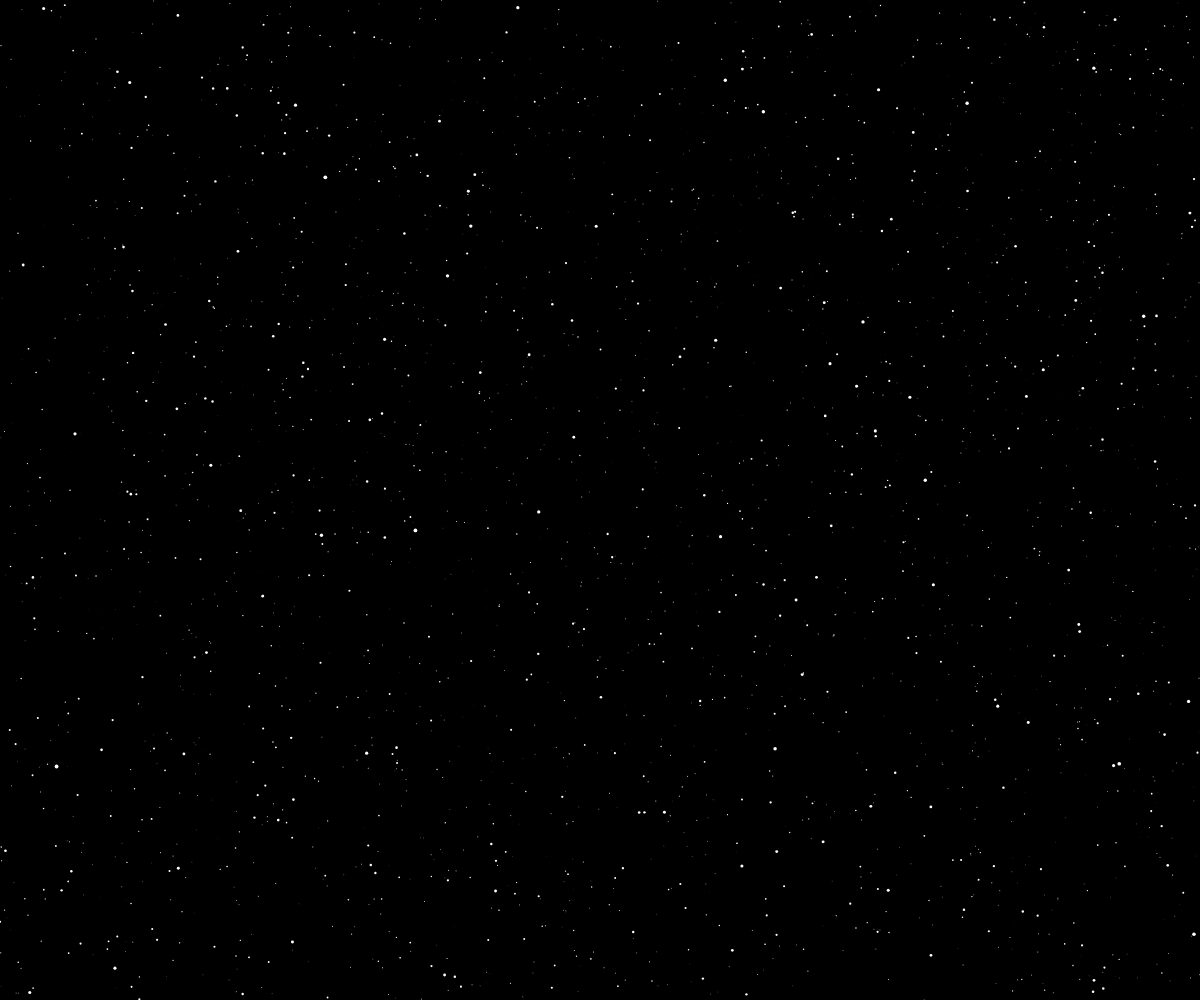
Frame 1 (no input)
Frame 60 (no input): identical to frame 1, image omitted
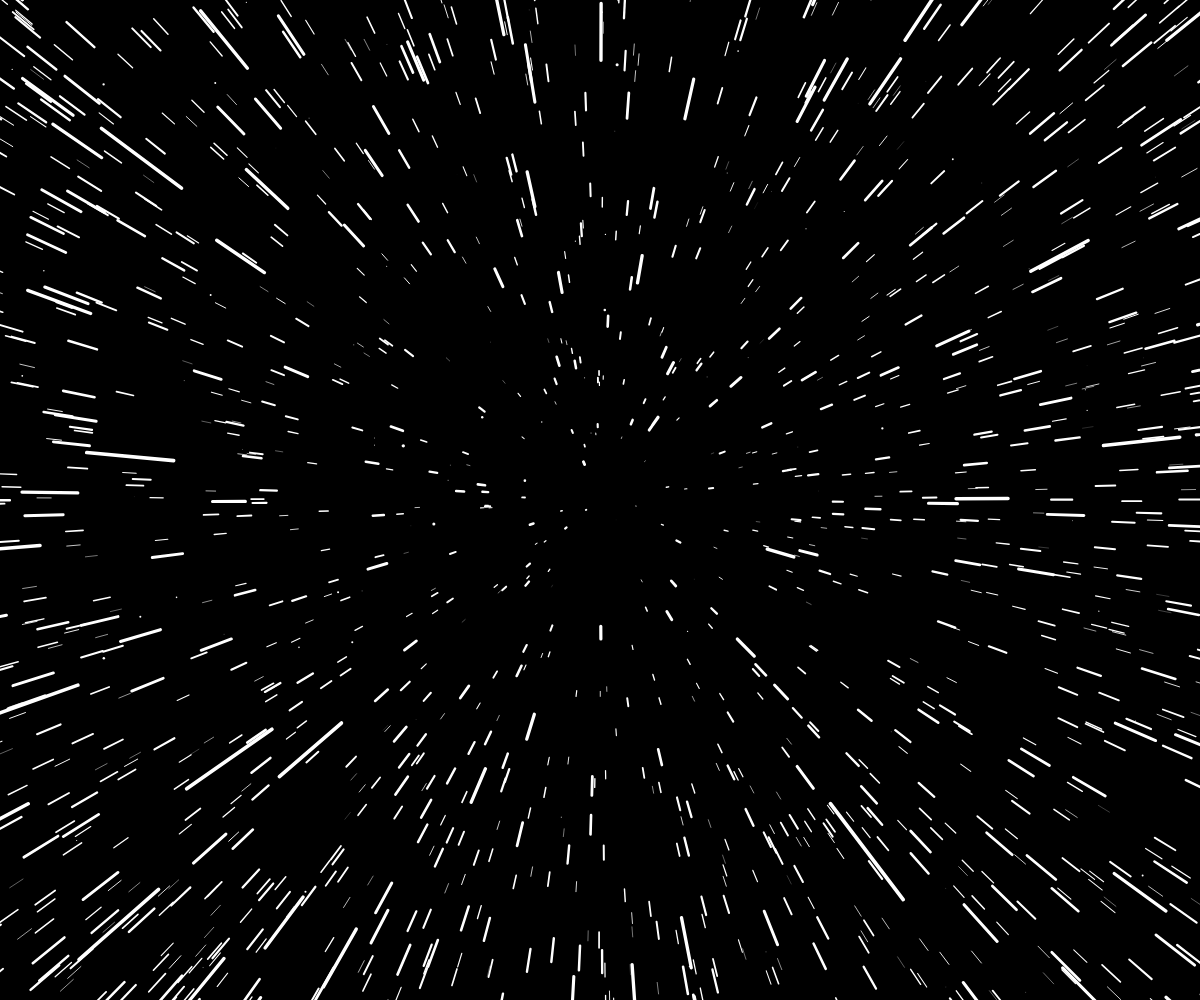
Frame 120 (the mouse pressed at the canvas centre since frame 60)

The p5.js sketch that drew these frames (run headless with seeded random() and noise() and a simulated clock; from frame 60 on, the mouse is pressed at the canvas centre):

// p5.js sketch
// ── sketch.js
let stars = [];
let speed = 5;
const STAR_COUNT = 25000;


function fixed_locs () { return random([-10, 10]); }
function random_range () { return random(-1, 1); }
function random_forward () { return random(-10, -1); }
function random_backward () { return random(1, 10); }
function random_height () { return random(-height, height); }
function random_width () { return random(-width, width); }
function random_depth () { return random(20, width); }
function fixed_zero () { return 0; }
function fixed_width () { return width; }
function fixed_speed () { return -10; }

let x_init = random_width;
let y_init = random_height;
let z_init = random_depth;

let x_speed = fixed_zero;
let y_speed = fixed_zero;
let z_speed = fixed_speed;

class Star {

  constructor() {
    this.x = x_init();
    this.y = y_init();
    this.z = z_init();
    this.pz = this.z;

    this.speed = { x: x_speed(), y: y_speed(), z: z_speed() };
  }

  update() {
    this.z = this.z + speed * this.speed.z;
    this.x = this.x + speed * this.speed.x;
    this.y = this.y + speed * this.speed.y;
    if (this.z < 1 || this.z > width) {
      this.x = x_init();
      this.y = y_init();
      this.z = z_init();
      this.pz = this.z;
    }
  }

  show() {
    fill(255);
    noStroke();

    let sx = map(this.x / this.z, 0, 1, 0, width);
    let sy = map(this.y / this.z, 0, 1, 0, height);

    let r = map(this.z, 0, width, 4, 0);
    //ellipse(sx, sy, r, r);

    let px = map(this.x / this.pz, 0, 1, 0, width);
    let py = map(this.y / this.pz, 0, 1, 0, height);

    this.pz = this.z;

    stroke(255);
    strokeWeight(r);
    line(px, py, sx, sy);

  }
}

function initStars()
{
  for (var i = 0; i < STAR_COUNT; i++)
  {
    stars[i] = new Star();
  }
}


function setup() {
  createCanvas(windowWidth, windowHeight);
  initStars();
}

function draw() {
  speed = map(mouseX, 0, width, 0, 5);
  background(0);
  translate(width / 2, height / 2);
  for (let i = 0; i < stars.length; i++) {
    stars[i].update();
    stars[i].show();
  }
}

function doubleClicked()
{
  var fs = fullscreen();
  fullscreen(!fs);
  if (fs)
  {
    cursor(ARROW);
  }
  else
  {
    noCursor();
  }
}

function windowResized()
{
  resizeCanvas(windowWidth, windowHeight);
}

function keyPressed()
{
  if ( key === ' ' )
  {
    initStars();
  }

  if (key === 'a')
  {
    x_init = random_width;
    y_init = random_height;
    z_init = random_depth;
    x_speed = fixed_zero;
    y_speed = fixed_zero;
    z_speed = fixed_speed;

    initStars();
  }

  if (key === 'b')
  {
    x_init = random_width;
    y_init = random_height;
    z_init = random_depth;
    x_speed = fixed_zero;
    y_speed = fixed_zero;
    z_speed = random_range;

    initStars();
  }

  if (key === 'w')
  {
    x_init = fixed_locs;
    y_init = random_height;
    z_init = random_depth;
    x_speed = fixed_zero;
    y_speed = fixed_zero;
    z_speed = fixed_speed;

    initStars();
  }

  if (key === 'h')
  {
    y_init = fixed_locs;
    x_init = random_height;
    z_init = random_depth;
    x_speed = fixed_zero;
    y_speed = fixed_zero;
    z_speed = fixed_speed;

    initStars();
  }

  if (key === 's')
  {
    x_init = fixed_locs;
    y_init = random_height;
    z_init = random_depth;
    x_speed = fixed_zero;
    y_speed = fixed_zero;
    z_speed = random_forward;

    initStars();
  }

  if (key === 'd')
  {
    x_init = fixed_locs;
    y_init = random_height;
    z_init = random_depth;
    x_speed = fixed_zero;
    y_speed = fixed_zero;
    z_speed = random_range;

    initStars();
  }

  if (key === 'f')
  {
    x_init = fixed_locs;
    y_init = random_height;
    z_init = random_depth;
    x_speed = random_range;
    y_speed = random_range;
    z_speed = random_forward;

    initStars();
  }

  if (key === 'r')
  {
    x_init = random_width;
    y_init = random_height;
    z_init = random_depth;
    x_speed = random_range;
    y_speed = random_backward;
    z_speed = random_forward;

    initStars();
  }

  if (key === 'g')
  {
    x_init = random_depth;
    y_init = random_height;
    z_init = random_depth;
    x_speed = random_forward;
    y_speed = fixed_zero;
    z_speed = random_range;

    initStars();
  }
  
  if (key === 'k')
  {
    x_init = random_width;
    y_init = random_height;
    z_init = fixed_width;
    x_speed = fixed_zero;
    y_speed = fixed_zero;
    z_speed = fixed_speed;

    initStars();
  }
}
